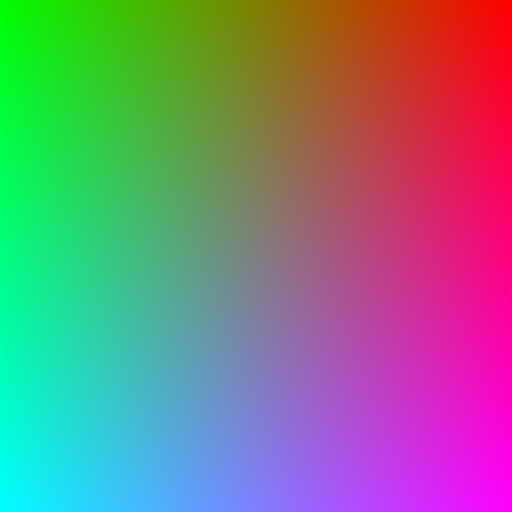
#> input picture sample_images/01_gradien.png, 512 x 512 px
$ python run_experiments.py
#> lines starting #> are read from the running program, lines starting #| are printed output that depends on the picture; after the words box and inside, x2 and y2 are one past the last pixel; in counts of white or black regions, pixels touching at a corner belong together
### stego/core.py
import numpy as np
from PIL import Image

from . import crypto
from . import prng
from .lsb import (bytes_to_bits, bits_to_bytes, set_lsb, get_lsb,
                  set_mbits, get_mbits, check_m, MAX_M)

MAGIC = b"ST"
# Byte ke-3 header menyimpan m (jumlah bit per slot). m = 1 sama dengan
# "VERSION = 1" pada versi awal, sehingga stego lama tetap bisa diekstrak.
VERSION = 1
HEADER_LEN = 7                 # byte
HEADER_BITS = HEADER_LEN * 8   # 56 bit (selalu ditulis 1-bit LSB)


class CapacityError(Exception):
    """Pesan melebihi kapasitas citra."""
    pass


class ExtractionError(Exception):
    """Ekstraksi gagal (stego-key salah / bukan citra stego)."""
    pass


def load_image_rgb(path: str) -> np.ndarray:
    """Muat citra sebagai array RGB uint8 (H x W x 3)."""
    img = Image.open(path).convert("RGB")
    return np.array(img, dtype=np.uint8)


def save_image(arr: np.ndarray, path: str) -> None:
    """Simpan array RGB uint8 sebagai citra (PNG/BMP -> lossless)."""
    Image.fromarray(arr.astype(np.uint8), "RGB").save(path)


def capacity_bytes(arr: np.ndarray, m: int = 1) -> int:
    """Kapasitas payload (byte) bila tiap slot menampung m bit."""
    m = check_m(m)
    total_slots = arr.size          # H*W*3
    return ((total_slots - HEADER_BITS) * m) // 8


def _build_stream(payload: bytes, m: int = 1) -> list:
    header = MAGIC + bytes([m]) + len(payload).to_bytes(4, "big")
    return bytes_to_bits(header + payload)


def embed_flat(flat: np.ndarray, message: bytes, password: str,
               stego_key: str, m: int = 1) -> np.ndarray:
    """Inti penyisipan pada larik 1-D unsigned (byte kanal citra).

    Mengembalikan salinan `flat` yang sudah disisipi. Dipakai bersama oleh
    core.embed.
    """
    m = check_m(m)
    if isinstance(message, str):
        message = message.encode("utf-8")

    # 1) enkripsi pesan
    payload = crypto.encrypt(message, password)

    # 2) cek kapasitas
    cap = capacity_bytes(flat, m)
    if len(payload) > cap:
        raise CapacityError(
            f"Pesan terlalu besar. Kapasitas {cap} byte (m={m}), "
            f"payload terenkripsi {len(payload)} byte."
        )

    # 3) susun aliran bit (header + payload)
    bits = np.asarray(_build_stream(payload, m), dtype=np.uint8)

    # 4) acak urutan slot berdasarkan stego-key
    out = flat.copy()
    perm = prng.permutation(out.size, stego_key)

    # 5) header: 1-bit LSB pada 56 slot pertama; payload: m bit/slot sesudahnya
    set_lsb(out, perm[:HEADER_BITS], bits[:HEADER_BITS])
    set_mbits(out, perm[HEADER_BITS:], bits[HEADER_BITS:], m)
    return out


# [26 lines left out: function extract_flat, not called in this run]


def embed(cover: np.ndarray, message: bytes, password: str, stego_key: str,
          m: int = 1) -> np.ndarray:
    """Sisipkan pesan ke citra RGB (H x W x 3). m = bit per kanal (1..6)."""
    flat = np.ascontiguousarray(cover, dtype=np.uint8).reshape(-1)
    return embed_flat(flat, message, password, stego_key, m).reshape(cover.shape)


# [13 lines left out: functions extract, embed_to_file, not called in this run]


def extract_from_file(stego_path, password, stego_key):
    stego = load_image_rgb(stego_path)
    return extract(stego, password, stego_key)

### stego/crypto.py
from cryptography.hazmat.primitives.ciphers.aead import AESGCM
from cryptography.hazmat.primitives.kdf.pbkdf2 import PBKDF2HMAC
from cryptography.hazmat.primitives import hashes
import os

SALT_LEN = 16
NONCE_LEN = 12
KEY_LEN = 32
PBKDF2_ITER = 200_000


class DecryptionError(Exception):
    pass


def _derive_key(password: str, salt: bytes) -> bytes:
    kdf = PBKDF2HMAC(
        algorithm=hashes.SHA256(),
        length=KEY_LEN,
        salt=salt,
        iterations=PBKDF2_ITER,
    )
    return kdf.derive(password.encode("utf-8"))


def encrypt(plaintext: bytes, password: str) -> bytes:
    if isinstance(plaintext, str):
        plaintext = plaintext.encode("utf-8")
    salt = os.urandom(SALT_LEN)
    nonce = os.urandom(NONCE_LEN)
    key = _derive_key(password, salt)
    aesgcm = AESGCM(key)
    ciphertext = aesgcm.encrypt(nonce, plaintext, None)
    return salt + nonce + ciphertext

# [14 lines left out: function decrypt, not called in this run]

### stego/lsb.py
import numpy as np


# [25 lines left out: functions bytes_to_bits, bits_to_bytes, set_lsb, not called in this run]


def get_lsb(values: np.ndarray, positions) -> np.ndarray:
    positions = np.asarray(positions, dtype=np.int64)
    return (values[positions] & 1).astype(np.uint8)

# ---------------------------------------------------------------------------
# Varian m-bit LSB (fitur pengayaan)
# Satu slot (1 byte kanal warna) menampung m bit, bukan 1 bit.
# m = 1 identik dengan LSB biasa di atas.
# ---------------------------------------------------------------------------
MAX_M = 6


def check_m(m: int) -> int:
    if not isinstance(m, (int, np.integer)) or not (1 <= int(m) <= MAX_M):
        raise ValueError(f"m (bit per slot) harus bilangan bulat 1..{MAX_M}.")
    return int(m)


# [31 lines left out: functions set_mbits, get_mbits, not called in this run]

### run_experiments.py
import os
import numpy as np
from PIL import Image, ImageDraw
import matplotlib
matplotlib.use("Agg")
import matplotlib.pyplot as plt
from openpyxl import Workbook
from openpyxl.styles import Font, Alignment

from stego import core, crypto, metrics

HERE = os.path.dirname(os.path.abspath(__file__))
IMG_DIR = os.path.join(HERE, "sample_images")
OUT_DIR = os.path.join(HERE, "hasil_uji")
os.makedirs(IMG_DIR, exist_ok=True)
os.makedirs(OUT_DIR, exist_ok=True)

PASSWORD = "sandi-rahasia-2026"
STEGO_KEY = "kunci-posisi-xyz"

MSG_SIZES = {"kecil (100 B)": 100, "sedang (1 KB)": 1024, "besar (5 KB)": 5120}

def buat_citra_uji():
    specs = []
    size = 512

    x = np.linspace(0, 255, size, dtype=np.uint8)
    grad = np.stack([np.tile(x, (size, 1)),
                     np.tile(x[::-1], (size, 1)),
                     np.tile(x.reshape(-1, 1), (1, size))], axis=-1).astype(np.uint8)
    specs.append(("01_gradien.png", grad))

    rng = np.random.default_rng(42)
    noise = rng.integers(0, 256, (size, size, 3), dtype=np.uint8)
    specs.append(("02_derau.png", noise))

    im = Image.new("RGB", (size, size), (30, 30, 60))
    d = ImageDraw.Draw(im)
    d.ellipse([60, 60, 300, 300], fill=(220, 80, 80))
    d.rectangle([250, 250, 460, 460], fill=(80, 200, 120))
    d.polygon([(400, 40), (480, 200), (320, 200)], fill=(240, 210, 60))
    specs.append(("03_geometri.png", np.array(im, dtype=np.uint8)))

    base = np.stack([
        np.tile(np.linspace(40, 210, size, dtype=np.float64), (size, 1)),
        np.tile(np.linspace(200, 30, size, dtype=np.float64).reshape(-1, 1), (1, size)),
        np.full((size, size), 120.0)], axis=-1)
    yy, xx = np.mgrid[0:size, 0:size]
    r = np.sqrt((xx - 256) ** 2 + (yy - 256) ** 2)
    base[..., 0] += 40 * np.cos(r / 30)
    base += rng.normal(0, 6, base.shape)
    foto = np.clip(base, 0, 255).astype(np.uint8)
    specs.append(("04_foto_sintetis.png", foto))

    board = np.zeros((size, size, 3), dtype=np.uint8)
    blk = 32
    for i in range(0, size, blk):
        for j in range(0, size, blk):
            if (i // blk + j // blk) % 2 == 0:
                board[i:i+blk, j:j+blk] = (200, 200, 200)
    imb = Image.fromarray(board)
    ImageDraw.Draw(imb).text((40, 240), "STEGO UJI", fill=(255, 0, 0))
    specs.append(("05_papan_teks.png", np.array(imb, dtype=np.uint8)))

    paths = []
    for name, arr in specs:
        p = os.path.join(IMG_DIR, name)
        if not os.path.exists(p):
            core.save_image(arr, p)
        paths.append(p)
    return paths


def uji_psnr_mse(paths):
    rows = []
    for p in paths:
        cover = core.load_image_rgb(p)
        cap = core.capacity_bytes(cover)
        for label, n in MSG_SIZES.items():
            pesan = os.urandom(n)
            stego = core.embed(cover, pesan, PASSWORD, STEGO_KEY)
            ps = metrics.psnr(cover, stego)
            ms = metrics.mse(cover, stego)
            chg = metrics.changed_pixels_percent(cover, stego)

            hasil = core.extract(stego, PASSWORD, STEGO_KEY)
            utuh = (hasil == pesan)
            rows.append({
                "citra": os.path.basename(p),
                "ukuran_pesan": label,
                "bytes": n,
                "kapasitas": cap,
                "MSE": round(ms, 5),
                "PSNR_dB": round(ps, 2),
                "kanal_berubah_%": round(chg, 4),
                "ekstraksi_utuh": "YA" if utuh else "TIDAK",
            })
    return rows


# [94 lines left out: functions uji_kerapuhan, buat_histogram, buat_lsb_plane, buat_berdampingan, tulis_xlsx, not called in this run]


def main():
    print("1. Membuat citra uji...")
    paths = buat_citra_uji()
#> in buat_citra_uji, `im = Image.new("RGB", (size, size), (30, 30, 60))`:
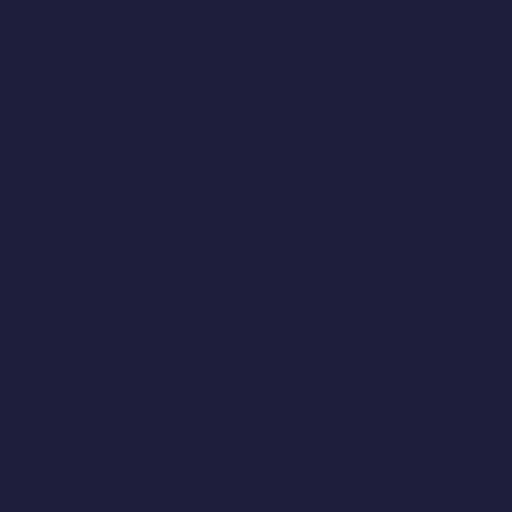
#> im: PIL image 512x512 RGB; mean R, G, B 30, 30, 60
#> in buat_citra_uji, `imb = Image.fromarray(board)`:
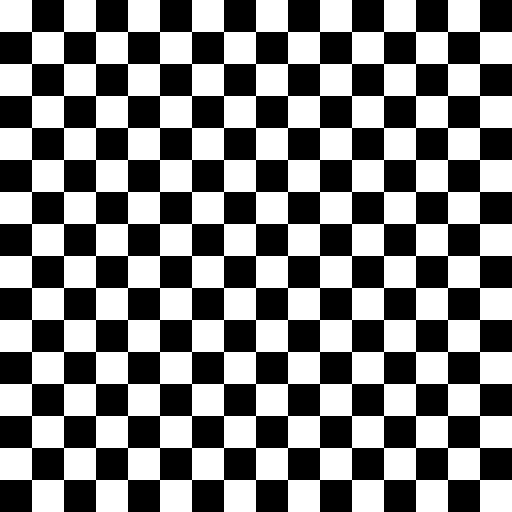
#> imb: PIL image 512x512 RGB; values 0 (black) and 200 (white), 50% white; 1 white region, box (x1, y1, x2, y2) and area: (0, 0, 512, 512) 131072
#> in buat_citra_uji, `ImageDraw.Draw(imb).text((40, 240), "STEGO UJI", fill=(255, 0, 0))`:
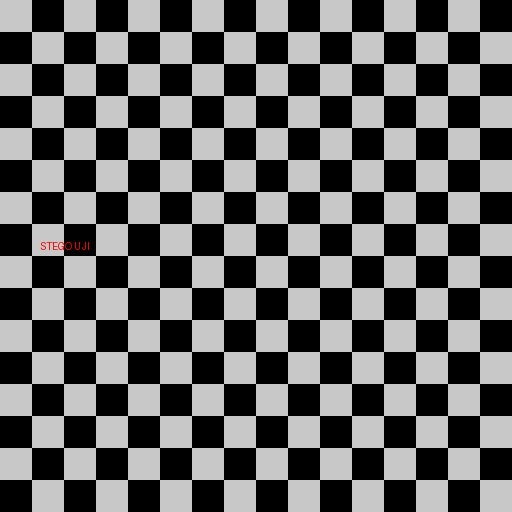
#> imb: PIL image 512x512 RGB; mean R, G, B 100.1, 100, 100
#> the loop in buat_citra_uji, `for name, arr in specs:` made 5 passes
#> name on passes 1 to 5: '01_gradien.png', '02_derau.png', '03_geometri.png', '04_foto_sintetis.png', '05_papan_teks.png'
#> after the loop in buat_citra_uji, `for name, arr in specs:`: paths = 5 items
#> paths = 5 items
    print(f"   {len(paths)} citra siap di sample_images/")
#|    5 citra siap di sample_images/

    print("2. Uji PSNR & MSE (5 citra x 3 ukuran pesan)...")
    rows = uji_psnr_mse(paths)
#> in load_image_rgb, img is the input picture: PIL image 512x512 RGB; mean R, G, B 127, 127, 127
#> in uji_psnr_mse, `cap = core.capacity_bytes(cover)`: cap = 98297
#> after the loop in uji_psnr_mse, `for label, n in MSG_SIZES.items():`: rows = []
    for r in rows:
        print(f"   {r['citra']:<22} {r['ukuran_pesan']:<14} "
              f"PSNR={r['PSNR_dB']:>7} dB  MSE={r['MSE']:>8}  utuh={r['ekstraksi_utuh']}")

    print("3. Uji kerapuhan (PNG vs JPEG)...")
    rapuh = uji_kerapuhan(paths)
    for r in rapuh:
        print(f"   {r['format']:<20} -> {r['ekstraksi']}")

    print("4. Membuat grafik histogram, bidang LSB, dan citra berdampingan...")
    buat_histogram(paths)
    buat_lsb_plane(paths)
    buat_berdampingan(paths)

    print("5. Menulis tabel hasil ke XLSX...")
    xlsx = tulis_xlsx(rows, rapuh)

    print("\nSelesai. Semua hasil ada di folder hasil_uji/")
    print("Tabel:", os.path.basename(xlsx))

if __name__ == "__main__":
    main()
#> (the call stopped at in _derive_key, `kdf = PBKDF2HMAC( algorithm=hashes.SHA256(), length=KEY_LEN, salt=salt..`: cryptography is not available in this run)
